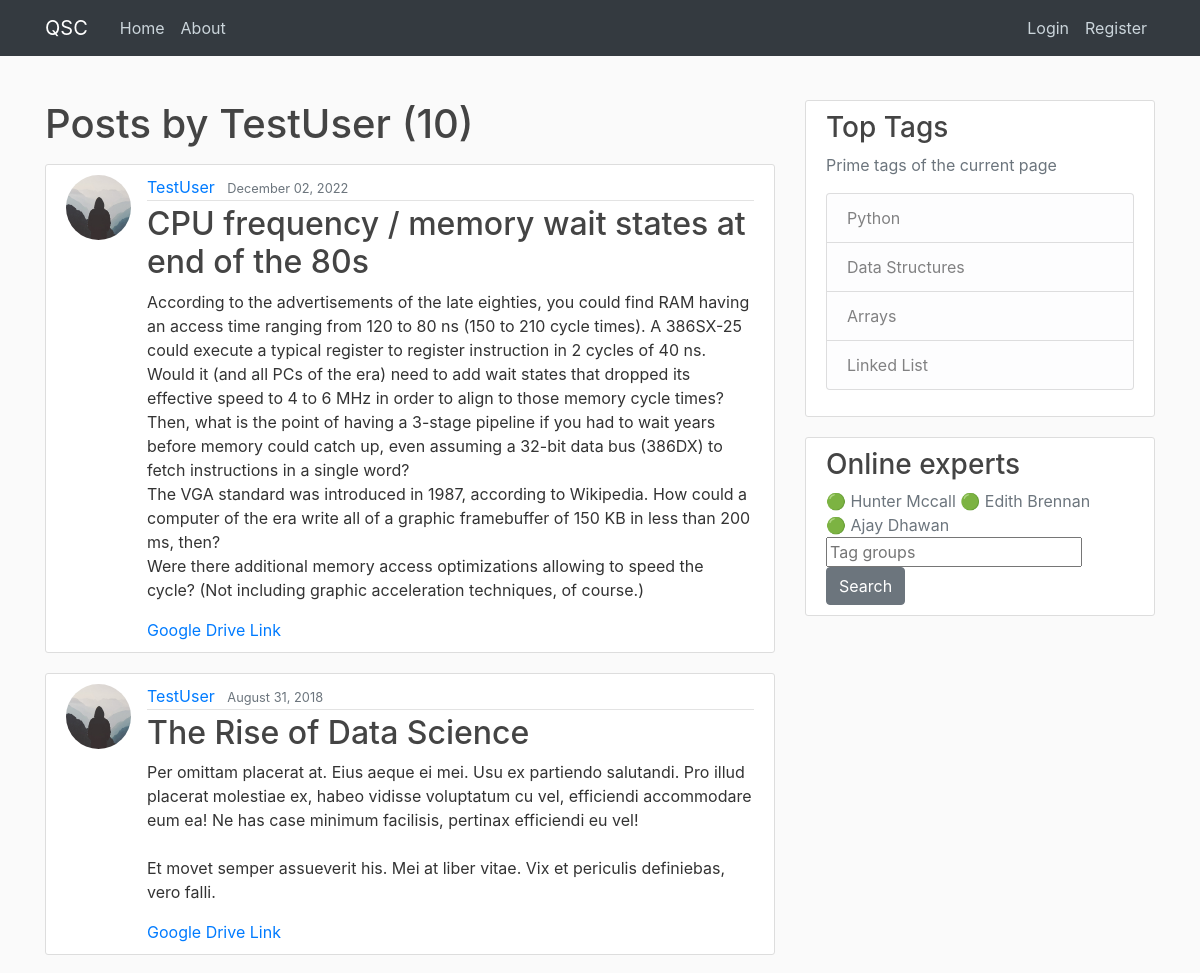
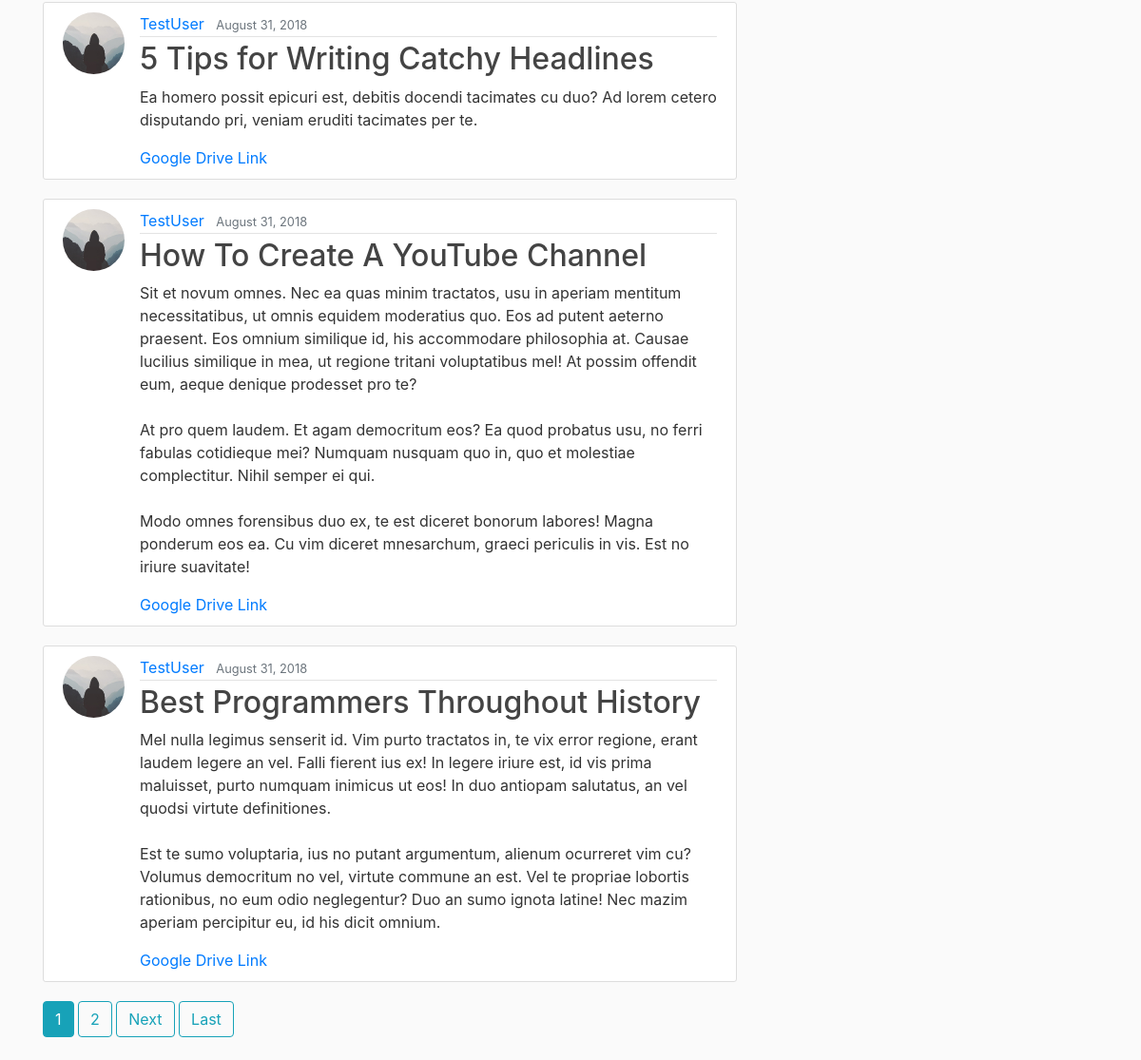
Page /user/TestUser on the committed database (2 pictures, top to bottom).
### blog/models.py (models this page shows, shortened)
class Post(models.Model):
    title = models.CharField(max_length=100)
    content = models.TextField()
    date_posted = models.DateTimeField(default=timezone.now)
    author = models.ForeignKey(User, on_delete=models.CASCADE)
    likes = models.IntegerField(default=0)
    dislikes = models.IntegerField(default=0)
    resolved = models.BooleanField(default=False)
    tags = models.CharField(max_length=1000, default='Untagged')
    doc_link = models.URLField(max_length = 200, default = 'https://docs.google.com/document/d/1PYSkN38yVxokq8gk4exA5fiT-cmCdASpP5_weZ9ThLs/edit')

### users/models.py (models this page shows, shortened)
class Profile(models.Model):
    user = models.OneToOneField(User, on_delete=models.CASCADE)
    image = models.ImageField(default='default.jpg', upload_to='profile_pics')

### blog/views.py (the view)
# urls.py: path('user/<str:username>', UserPostListView.as_view(), name='user-posts'),
class UserPostListView(ListView):
    model = Post
    template_name = 'blog/user_posts.html'  # <app>/<model>_<viewtype>.html
    context_object_name = 'posts'
    paginate_by = 5
    def get_queryset(self):
        user = get_object_or_404(User, username=self.kwargs.get('username'))
        return Post.objects.filter(author=user).order_by('-date_posted')

### blog/templates/blog/user_posts.html (shortened to what this page needs)
{% extends "blog/base.html" %}
{% block content %}
    <h1 class="mb-3">Posts by {{ view.kwargs.username }} ({{ page_obj.paginator.count }})</h1>
    {% for post in posts %}
        <article class="media content-section">
          <img class="rounded-circle article-img" src="{{ post.author.profile.image.url }}">
          <div class="media-body">
            <div class="article-metadata">
              <a class="mr-2" href="{% url 'user-posts' post.author.username %}">{{ post.author }}</a>
              <small class="text-muted">{{ post.date_posted|date:"F d, Y" }}</small>
            </div>
            <h2><a class="article-title" href="{% url 'post-detail' post.id %}">{{ post.title }}</a></h2>
            <p class="article-content">{{ post.content }}</p>
            <a href={{ post.doc_link }}>Google Drive Link</a>
          </div>
        </article>
    {% endfor %}
    {% if is_paginated %}
      {% for num in page_obj.paginator.page_range %}
        {% if page_obj.number == num %}
          <a class="btn btn-info mb-4" href="?page={{ num }}">{{ num }}</a>
        {% elif num > page_obj.number|add:'-3' and num < page_obj.number|add:'3' %}
          <a class="btn btn-outline-info mb-4" href="?page={{ num }}">{{ num }}</a>
        {% endif %}
      {% endfor %}
      {% if page_obj.has_next %}
        <a class="btn btn-outline-info mb-4" href="?page={{ page_obj.next_page_number }}">Next</a>
        <a class="btn btn-outline-info mb-4" href="?page={{ page_obj.paginator.num_pages }}">Last</a>
      {% endif %}
    {% endif %}
{% endblock content %}

### blog/static/blog/main.css (style rules this page uses)
body { background: #fafafa; color: #333333; margin-top: 5rem; }
h1, h2, h3, h4, h5, h6 { color: #444444; }
.content-section { background: #ffffff; padding: 10px 20px; border: 1px solid #dddddd; border-radius: 3px; margin-bottom: 20px; }
.article-title { color: #444444; }
.article-content { white-space: pre-line; }
.article-img { height: 65px; width: 65px; margin-right: 16px; }
.article-metadata { padding-bottom: 1px; margin-bottom: 4px; border-bottom: 1px solid #e3e3e3 }

### rows in the picture
Post: author.profile.image (placeholder picture), author "TestUser", date_posted "December 02, 2022", title "CPU frequency / memory wait states at end of the 80s", content "According to the advertisements of the late eighties, you could find RAM having an access time ranging from 120 to 80 ns (150 to 210 cycle times). A 386SX-25 could execute a typical register to register instruction in 2 cycles of 40 ns. Would it (and all PCs of the era) need to add wait states that dropped its effective speed to 4 to 6 MHz in order to align to those memory cycle times? Then, what is the point of having a 3-stage pipeline if you had to wait years before memory could catch up, even assuming a 32-bit data bus (386DX) to fetch instructions in a single word? The VGA standard was introduced in 1987, according to Wikipedia. How could a computer of the era write all of a graphic…"
Post: author.profile.image (placeholder picture), author "TestUser", date_posted "August 31, 2018", title "The Rise of Data Science", content "Per omittam placerat at. Eius aeque ei mei. Usu ex partiendo salutandi. Pro illud placerat molestiae ex, habeo vidisse voluptatum cu vel, efficiendi accommodare eum ea! Ne has case minimum facilisis, pertinax efficiendi eu vel! Et movet semper assueverit his. Mei at liber vitae. Vix et periculis definiebas, vero falli."
Post: author.profile.image (placeholder picture), author "TestUser", date_posted "August 31, 2018", title "5 Tips for Writing Catchy Headlines", content "Ea homero possit epicuri est, debitis docendi tacimates cu duo? Ad lorem cetero disputando pri, veniam eruditi tacimates per te."
Post: author.profile.image (placeholder picture), author "TestUser", date_posted "August 31, 2018", title "How To Create A YouTube Channel", content "Sit et novum omnes. Nec ea quas minim tractatos, usu in aperiam mentitum necessitatibus, ut omnis equidem moderatius quo. Eos ad putent aeterno praesent. Eos omnium similique id, his accommodare philosophia at. Causae lucilius similique in mea, ut regione tritani voluptatibus mel! At possim offendit eum, aeque denique prodesset pro te? At pro quem laudem. Et agam democritum eos? Ea quod probatus usu, no ferri fabulas cotidieque mei? Numquam nusquam quo in, quo et molestiae complectitur. Nihil semper ei qui. Modo omnes forensibus duo ex, te est diceret bonorum labores! Magna ponderum eos ea. Cu vim diceret mnesarchum, graeci periculis in vis. Est no iriure suavitate!"
Post: author.profile.image (placeholder picture), author "TestUser", date_posted "August 31, 2018", title "Best Programmers Throughout History", content "Mel nulla legimus senserit id. Vim purto tractatos in, te vix error regione, erant laudem legere an vel. Falli fierent ius ex! In legere iriure est, id vis prima maluisset, purto numquam inimicus ut eos! In duo antiopam salutatus, an vel quodsi virtute definitiones. Est te sumo voluptaria, ius no putant argumentum, alienum ocurreret vim cu? Volumus democritum no vel, virtute commune an est. Vel te propriae lobortis rationibus, no eum odio neglegentur? Duo an sumo ignota latine! Nec mazim aperiam percipitur eu, id his dicit omnium."

### other values in the picture
{{ view.kwargs.username }} "TestUser"
{{ page_obj.paginator.count }} "10"
{{ num }} "1"
{{ num }} "2"
